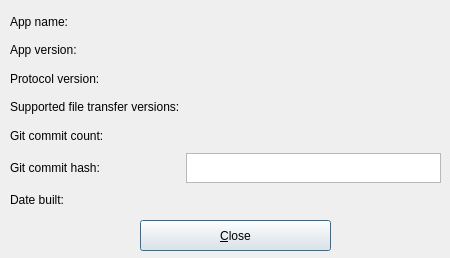
<?xml version="1.0" encoding="UTF-8"?>
<ui version="4.0">
 <class>form_About</class>
 <widget class="QDialog" name="form_About">
  <property name="enabled">
   <bool>true</bool>
  </property>
  <property name="geometry">
   <rect>
    <x>0</x>
    <y>0</y>
    <width>450</width>
    <height>258</height>
   </rect>
  </property>
  <property name="sizePolicy">
   <sizepolicy hsizetype="MinimumExpanding" vsizetype="MinimumExpanding">
    <horstretch>0</horstretch>
    <verstretch>0</verstretch>
   </sizepolicy>
  </property>
  <property name="minimumSize">
   <size>
    <width>450</width>
    <height>190</height>
   </size>
  </property>
  <property name="maximumSize">
   <size>
    <width>450</width>
    <height>258</height>
   </size>
  </property>
  <property name="sizeIncrement">
   <size>
    <width>450</width>
    <height>170</height>
   </size>
  </property>
  <property name="windowTitle">
   <string>About</string>
  </property>
  <property name="windowIcon">
   <iconset resource="resourcen.qrc">
    <normaloff>:/icons/about.png</normaloff>:/icons/about.png</iconset>
  </property>
  <property name="locale">
   <locale language="English" country="UnitedStates"/>
  </property>
  <property name="modal">
   <bool>false</bool>
  </property>
  <widget class="QWidget" name="layoutWidget">
   <property name="geometry">
    <rect>
     <x>10</x>
     <y>10</y>
     <width>431</width>
     <height>201</height>
    </rect>
   </property>
   <layout class="QGridLayout" name="gridLayout">
    <property name="sizeConstraint">
     <enum>QLayout::SetMinAndMaxSize</enum>
    </property>
    <property name="spacing">
     <number>0</number>
    </property>
    <item row="0" column="0">
     <widget class="QWidget" name="widget" native="true">
      <property name="sizePolicy">
       <sizepolicy hsizetype="Expanding" vsizetype="Expanding">
        <horstretch>0</horstretch>
        <verstretch>0</verstretch>
       </sizepolicy>
      </property>
      <widget class="QWidget" name="layoutWidget1">
       <property name="geometry">
        <rect>
         <x>0</x>
         <y>0</y>
         <width>431</width>
         <height>201</height>
        </rect>
       </property>
       <layout class="QGridLayout" name="gridLayout_2">
        <property name="sizeConstraint">
         <enum>QLayout::SetMaximumSize</enum>
        </property>
        <item row="4" column="1">
         <widget class="QLabel" name="labelGitCommitCount">
          <property name="text">
           <string>&lt;git commit count&gt;</string>
          </property>
         </widget>
        </item>
        <item row="1" column="0">
         <widget class="QLabel" name="label">
          <property name="text">
           <string>App version:</string>
          </property>
         </widget>
        </item>
        <item row="5" column="1">
         <widget class="QTextBrowser" name="gitCommitHashTextBrowser">
          <property name="maximumSize">
           <size>
            <width>16777215</width>
            <height>30</height>
           </size>
          </property>
          <property name="inputMethodHints">
           <set>Qt::ImhNone</set>
          </property>
          <property name="sizeAdjustPolicy">
           <enum>QAbstractScrollArea::AdjustToContents</enum>
          </property>
          <property name="acceptRichText">
           <bool>false</bool>
          </property>
         </widget>
        </item>
        <item row="3" column="1">
         <widget class="QLabel" name="label_supportedVersion">
          <property name="text">
           <string>&lt;protocol values&gt;</string>
          </property>
         </widget>
        </item>
        <item row="5" column="0">
         <widget class="QLabel" name="label_7">
          <property name="text">
           <string>Git commit hash:</string>
          </property>
         </widget>
        </item>
        <item row="2" column="0">
         <widget class="QLabel" name="label_2">
          <property name="text">
           <string>Protocol version:</string>
          </property>
         </widget>
        </item>
        <item row="4" column="0">
         <widget class="QLabel" name="label_5">
          <property name="text">
           <string>Git commit count:</string>
          </property>
         </widget>
        </item>
        <item row="1" column="1">
         <widget class="QLabel" name="label_9">
          <property name="text">
           <string>&lt;app version&gt;</string>
          </property>
         </widget>
        </item>
        <item row="6" column="0">
         <widget class="QLabel" name="label_3">
          <property name="text">
           <string>Date built:</string>
          </property>
         </widget>
        </item>
        <item row="3" column="0">
         <widget class="QLabel" name="label_6">
          <property name="text">
           <string>Supported file transfer versions:</string>
          </property>
         </widget>
        </item>
        <item row="6" column="1">
         <widget class="QLabel" name="label_dateCompile">
          <property name="text">
           <string>&lt;date built&gt;</string>
          </property>
         </widget>
        </item>
        <item row="2" column="1">
         <widget class="QLabel" name="label_10">
          <property name="text">
           <string>&lt;protocol version&gt;</string>
          </property>
         </widget>
        </item>
        <item row="0" column="0">
         <widget class="QLabel" name="label_4">
          <property name="text">
           <string>App name:</string>
          </property>
         </widget>
        </item>
        <item row="0" column="1">
         <widget class="QLabel" name="appNameLabel">
          <property name="text">
           <string>&lt;app name&gt;</string>
          </property>
         </widget>
        </item>
       </layout>
      </widget>
     </widget>
    </item>
   </layout>
  </widget>
  <widget class="QPushButton" name="cmd_close">
   <property name="geometry">
    <rect>
     <x>140</x>
     <y>220</y>
     <width>191</width>
     <height>31</height>
    </rect>
   </property>
   <property name="sizePolicy">
    <sizepolicy hsizetype="MinimumExpanding" vsizetype="MinimumExpanding">
     <horstretch>0</horstretch>
     <verstretch>0</verstretch>
    </sizepolicy>
   </property>
   <property name="text">
    <string>&amp;Close</string>
   </property>
  </widget>
 </widget>
 <resources>
  <include location="resourcen.qrc"/>
 </resources>
 <connections>
  <connection>
   <sender>cmd_close</sender>
   <signal>clicked()</signal>
   <receiver>form_About</receiver>
   <slot>close()</slot>
   <hints>
    <hint type="sourcelabel">
     <x>342</x>
     <y>144</y>
    </hint>
    <hint type="destinationlabel">
     <x>198</x>
     <y>84</y>
    </hint>
   </hints>
  </connection>
 </connections>
</ui>
